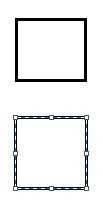
#> input picture image/1.jpg, 103 x 204 px, given in place of the camera
$ jupyter execute --allow-errors main.ipynb   (text cells are left out)
#> lines starting #> are read from the running program, lines starting #| are printed output that depends on the picture; after the words box and inside, x2 and y2 are one past the last pixel; in counts of white or black regions, pixels touching at a corner belong together
[cell 1]
import cv2
import numpy as np
import matplotlib.pyplot as plt
import pytesseract
from PIL import Image
plt.style.use('dark_background')

[cell 2]
capture = cv2.VideoCapture(0)
capture.set(cv2.CAP_PROP_FRAME_WIDTH, 640)
capture.set(cv2.CAP_PROP_FRAME_HEIGHT, 480)

while True:
    ret, frame = capture.read()
#> frame is the input picture: shape (204, 103, 3); mean B, G, R 237.8, 237.6, 237
    cv2.imshow("VideoFrame", frame)
    if cv2.waitKey(1) > 0: break
#> (key Esc is pressed here)

capture.release()
cv2.destroyAllWindows()
CAM_ID = 0
def capture(camid = CAM_ID):
    cam = cv2.VideoCapture(camid)
    if cam.isOpened() == False:
        print ('cant open the cam (%d)' % camid)
        return None

    ret, frame = cam.read()
    if frame is None:
        print ('frame is not exist')
        return None

    # png로 압축 없이 영상 저장
    cv2.imwrite('1.jpg',frame, params=[cv2.IMWRITE_PNG_COMPRESSION,0])
    cam.release()

if __name__ == '__main__':
    capture()

img_ori = cv2.imread('1.jpg') #인식할 사진을 로드한다

height, width, channel = img_ori.shape # 이미지 너비, 높이, 채널을 저장한다
#> height = 204; width = 103; channel = 3

plt.figure(figsize=(12, 10))
plt.imshow(img_ori, cmap='gray')

[cell 3]
# hsv = cv2.cvtColor(img_ori, cv2.COLOR_BGR2HSV)
# gray = hsv[:,:,2]
gray = cv2.cvtColor(img_ori, cv2.COLOR_BGR2GRAY)
#이미지 프로세싱을 하기쉽게할려고 BGR을 GRAY로 색을 변경한다.

plt.figure(figsize=(12, 10))
plt.imshow(gray, cmap='gray')

[cell 4]
img_blurred = cv2.GaussianBlur(gray, ksize=(5, 5), sigmaX=0)
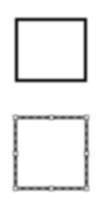
#> img_blurred: shape (204, 103); min 22, max 255, mean 237.4
# cv2.GaussianBlur()는 이미지의 노이즈를 없에준다
img_thresh = cv2.adaptiveThreshold(
    img_blurred,
    maxValue=255.0,
    adaptiveMethod=cv2.ADAPTIVE_THRESH_GAUSSIAN_C,
    thresholdType=cv2.THRESH_BINARY_INV,
    blockSize=19,
    C=9
)
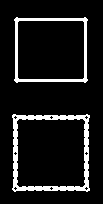
#> img_thresh: shape (204, 103); 9.9% white; 2 white regions, box (x1, y1, x2, y2) and area: (12, 114, 90, 192) 1281, (14, 17, 88, 83) 800
# cv2.adaptiveThreshold() 이지지를 구분하기 쉽게하려고 특정 값을 기준으로 아래면 0, 위면 255로 설정
# 이미지를 까만색과 흰색으로 나눠버림
plt.figure(figsize=(12, 10))
plt.imshow(img_thresh, cmap='gray')

#> (a cell that did not finish here is left out)

[cell 6]
temp_result = np.zeros((height, width, channel), dtype=np.uint8)

contours_dict = []

#> (the rest of this cell did not finish here and is left out)

[cell 7]
MIN_AREA = 80 # boundingRectdml 최소 넓이가 80이다.
MIN_WIDTH, MIN_HEIGHT = 2, 8 #boundingRect의 최소 넓이, 높이는 2,8이다.
MIN_RATIO, MAX_RATIO = 0.25, 1.0 #boundingRect 가로 대비 세로 비율은 0.25와 1.0이다

possible_contours = []

cnt = 0
for d in contours_dict:
    area = d['w'] * d['h'] # 넓이
    ratio = d['w'] / d['h'] # 가로 대비 세로 비율

    if area > MIN_AREA \
    and d['w'] > MIN_WIDTH and d['h'] > MIN_HEIGHT \
    and MIN_RATIO < ratio < MAX_RATIO:
        d['idx'] = cnt
        cnt += 1
        possible_contours.append(d) #조건을 모두 만족할시 possible_contours에 저장
        # 인덱스의 값또한 같이 저장한다.
# visualize possible contours
temp_result = np.zeros((height, width, channel), dtype=np.uint8)

for d in possible_contours: #글자처럼 보이는것만 남아있다
#     cv2.drawContours(temp_result, d['contour'], -1, (255, 255, 255))
    cv2.rectangle(temp_result, pt1=(d['x'], d['y']), pt2=(d['x']+d['w'], d['y']+d['h']), color=(255, 255, 255), thickness=2)
#> temp_result: shape (204, 103, 3); every value is 0

plt.figure(figsize=(12, 10))
plt.imshow(temp_result, cmap='gray')

[cell 8]
MAX_DIAG_MULTIPLYER = 5 # 5 / 첫번째 컨투어 사각형 대각선 중점과 두번째 사각형 중점길이가 5배로 가정
MAX_ANGLE_DIFF = 12.0 # 12.0 / 첫번째 컨투어와 두번째 컨투어랑 중심을 이으면 직각삼각형이 나오는데 각이 12정도로 가정
MAX_AREA_DIFF = 0.5 # 0.5 / 첫번째 사각형과 두번째 사각형 면적이 너무 0.5정도 이내로 차이가난다고 가정
MAX_WIDTH_DIFF = 0.8 # 0.8 / 첫번째 사각형과 두번째 사각형의 너비차이가 0.8이상 날경우 제외
MAX_HEIGHT_DIFF = 0.2 # 0.2 / 첫번째 사각형과 두번째 사각형의 높이차이가 0.2이상 날경우 제외
MIN_N_MATCHED = 3 # 3 / 위조건을 모두 만족한 그룹안에 사각형이 3개 미만일떄 그 그룹을 제외
# 위는 6개의 파라미터를 지정해준 값이다,
def find_chars(contour_list): #Recursive(재귀적) 방식으로 문자 후보를 찾기
    matched_result_idx = [] # 남는 결과물의 인덱스값들을 저장

    for d1 in contour_list: # 첫번째 컨투어
        matched_contours_idx = []
        for d2 in contour_list: # 두번쨰 컨투어
            if d1['idx'] == d2['idx']: # 첫번째랑 두번째 컨투어가 같으면 비교할 필요가없기때문에
                continue # continue를 사용한다
            # 다음 2줄은 첫번째 컨투어와 두번째 컨투어 각각 중점을 이용하는내용이다
            # 각각 중점을 직각 삼각형으로 그렸을때( 직각이 아래)
            dx = abs(d1['cx'] - d2['cx']) # 밑변에 해당
            dy = abs(d1['cy'] - d2['cy']) # 높이에 해당

            diagonal_length1 = np.sqrt(d1['w'] ** 2 + d1['h'] ** 2)
            # diagonal_length1는 d1의 대각선 길이

            distance = np.linalg.norm(np.array([d1['cx'], d1['cy']]) - np.array([d2['cx'], d2['cy']]))
            # np.linalg.norm 백터 a와 백터 b사이의 거리를 구한다
            # 이를 이용해서 d1,d2중점의 거리를 구한다

            if dx == 0: # d1과 d2가 x가 0이고 y만 차이가 날떄 오류를 막기위해 사용
                angle_diff = 90
            else:
                angle_diff = np.degrees(np.arctan(dy / dx)) # np.arctan() 아크탄젠트값을 구한다 ( 라디안 ))
                # 구하면 라디안 값이 나오는데 라이단은 np.degrees()을 이용해서 도(각도)로 변경한다
            area_diff = abs(d1['w'] * d1['h'] - d2['w'] * d2['h']) / (d1['w'] * d1['h'])
            # area_diff = 면적의 비율
            width_diff = abs(d1['w'] - d2['w']) / d1['w']
            # width_diff = 너비의 비율
            height_diff = abs(d1['h'] - d2['h']) / d1['h']
            # height_diff = 높이의 비율

            if distance < diagonal_length1 * MAX_DIAG_MULTIPLYER \
            and angle_diff < MAX_ANGLE_DIFF and area_diff < MAX_AREA_DIFF \
            and width_diff < MAX_WIDTH_DIFF and height_diff < MAX_HEIGHT_DIFF:
                # 아까 설정한 파라미터 값 비교
                matched_contours_idx.append(d2['idx']) # 모두일치하다면 인덱스만 리스트에 넣는다
        matched_contours_idx.append(d1['idx'])

        if len(matched_contours_idx) < MIN_N_MATCHED: # 그룹에 인덱스 갯수와 파라미터값 비교
            continue

        matched_result_idx.append(matched_contours_idx) #최종 후보군을 저장

        unmatched_contour_idx = [] # 후보가 아닌것들을 비교
        for d4 in contour_list:
            if d4['idx'] not in matched_contours_idx: #matched_contours_idx가 아닌것들
                unmatched_contour_idx.append(d4['idx'])# unmatched_contour_idx.append에 저장

        unmatched_contour = np.take(possible_contours, unmatched_contour_idx)
        # np.take() a에서 idx와 같은 인덱스의 값만 추출

        recursive_contour_list = find_chars(unmatched_contour)
        # 아까만든 find_char함수에 재귀함수로 돌린다 / 나온 리스트를 저장

        for idx in recursive_contour_list:
            matched_result_idx.append(idx) # 나온값으 최종 후보에 다시 넣어준다
#find_char 함수 끝
        break

    return matched_result_idx

result_idx = find_chars(possible_contours)

matched_result = []
for idx_list in result_idx:
    matched_result.append(np.take(possible_contours, idx_list))

# visualize possible contours
temp_result = np.zeros((height, width, channel), dtype=np.uint8)

for r in matched_result: #나온값을들 사각형으로 그린다
    for d in r:
#         cv2.drawContours(temp_result, d['contour'], -1, (255, 255, 255))
        cv2.rectangle(temp_result, pt1=(d['x'], d['y']), pt2=(d['x']+d['w'], d['y']+d['h']), color=(255, 255, 255), thickness=2)

plt.figure(figsize=(12, 10))
plt.imshow(temp_result, cmap='gray')

[cell 9]
PLATE_WIDTH_PADDING = 1.3 # 1.3
PLATE_HEIGHT_PADDING = 1.5 # 1.5
MIN_PLATE_RATIO = 3
MAX_PLATE_RATIO = 10

plate_imgs = []
plate_infos = []

for i, matched_chars in enumerate(matched_result): #반복문을 사용하면서
    sorted_chars = sorted(matched_chars, key=lambda x: x['cx'])
    # X방향으로 순차적으로 한번 정렬을 해준다

    plate_cx = (sorted_chars[0]['cx'] + sorted_chars[-1]['cx']) / 2
    plate_cy = (sorted_chars[0]['cy'] + sorted_chars[-1]['cy']) / 2

    plate_width = (sorted_chars[-1]['x'] + sorted_chars[-1]['w'] - sorted_chars[0]['x']) * PLATE_WIDTH_PADDING

    sum_height = 0
    for d in sorted_chars:
        sum_height += d['h']

    plate_height = int(sum_height / len(sorted_chars) * PLATE_HEIGHT_PADDING)

    #가장 끝과 끝 사각형 중점을 기준으로 작동한다
    triangle_height = sorted_chars[-1]['cy'] - sorted_chars[0]['cy']
    triangle_hypotenus = np.linalg.norm( #hypotenus 빗변의 길이
        np.array([sorted_chars[0]['cx'], sorted_chars[0]['cy']]) -
        np.array([sorted_chars[-1]['cx'], sorted_chars[-1]['cy']])
    )

    angle = np.degrees(np.arcsin(triangle_height / triangle_hypotenus))
    #아까 설명한것처럼 각도를 구하는 내용

    rotation_matrix = cv2.getRotationMatrix2D(center=(plate_cx, plate_cy), angle=angle, scale=1.0)
    # cv2.getRotationMatrix2D() 로테이션 매트릭스를 구한다
    img_rotated = cv2.warpAffine(img_thresh, M=rotation_matrix, dsize=(width, height))
    # cv2.warpAffine() 이미지를 변형한다
    # 위 2줄로 삐뚤어진 이미지를 회전시켜 똑바로 돌린다
    img_cropped = cv2.getRectSubPix( #cv2.getRectSubPix() 회전된 이미지에서 원하는 부분만 잘라낸다
        img_rotated,
        patchSize=(int(plate_width), int(plate_height)),
        center=(int(plate_cx), int(plate_cy))
    ) #글자영역만 잘라낸다

    if img_cropped.shape[1] / img_cropped.shape[0] < MIN_PLATE_RATIO or img_cropped.shape[1] / img_cropped.shape[0] < MIN_PLATE_RATIO > MAX_PLATE_RATIO:
        continue

    plate_imgs.append(img_cropped)
    plate_infos.append({
        'x': int(plate_cx - plate_width / 2),
        'y': int(plate_cy - plate_height / 2),
        'w': int(plate_width),
        'h': int(plate_height)
    })
    print(plate_width ,plate_height ,plate_cx ,plate_cy)
    plt.subplot(len(matched_result), 1, i+1)
    plt.imshow(img_cropped, cmap='gray')
#> after the loop, plate_imgs = []; plate_infos = []

[cell 10]
longest_idx, longest_text = -1, 0
plate_chars = []

for i, plate_img in enumerate(plate_imgs):
    plate_img = cv2.resize(plate_img, dsize=(0, 0), fx=1.6, fy=1.6)
    _, plate_img = cv2.threshold(plate_img, thresh=0.0, maxval=255.0, type=cv2.THRESH_BINARY | cv2.THRESH_OTSU)
    # cv2.threshold() 쓰레시홀딩
    # find contours again (same as above)
    contours, _ = cv2.findContours(plate_img, mode=cv2.RETR_LIST, method=cv2.CHAIN_APPROX_SIMPLE)

    plate_min_x, plate_min_y = plate_img.shape[1], plate_img.shape[0]
    plate_max_x, plate_max_y = 0, 0

    for contour in contours:
        x, y, w, h = cv2.boundingRect(contour)

        area = w * h
        ratio = w / h

        if area > MIN_AREA \
        and w > MIN_WIDTH and h > MIN_HEIGHT \
        and MIN_RATIO < ratio < MAX_RATIO:
            if x < plate_min_x:
                plate_min_x = x
            if y < plate_min_y:
                plate_min_y = y
            if x + w > plate_max_x:
                plate_max_x = x + w
            if y + h > plate_max_y:
                plate_max_y = y + h

    img_result = plate_img[plate_min_y:plate_max_y, plate_min_x:plate_max_x]
    # 글자영역의 최종 좌표
    img_result = cv2.GaussianBlur(img_result, ksize=(3, 3), sigmaX=0)
    # cv2.GaussianBlur() 노이즈 제거
    _, img_result = cv2.threshold(img_result, thresh=0.0, maxval=255.0, type=cv2.THRESH_BINARY | cv2.THRESH_OTSU)
    # cv2.threshold() 쓰레시홀딩
    img_result = cv2.copyMakeBorder(img_result, top=10, bottom=10, left=10, right=10, borderType=cv2.BORDER_CONSTANT, value=(0,0,0))
    # cv2.copyMakeBorder() 이미지안에 약간의 여백을 추가한다
    # 여백 색은 value=(0,0,0)로 변경가능

    chars = pytesseract.image_to_string(img_result, lang='eng')
    # pytesseract.image_to_string() 이미지에서 글자를 읽는다
    # config='psm 7' 이미지안에 글자가 한줄로 놓여있다는 조건을 줌
    # config='oem 0' 여러가지 엔진중 가장 옛날 엔진을 사용 / 문맥이해를 제거
    # 오류로 제가
    result_chars = ''
    has_digit = False
    #특수문자 제거
    for c in chars:
        if ord('가') <= ord(c) <= ord('힣') or c.isdigit():
            if c.isdigit():
                has_digit = True
            result_chars += c

    print(result_chars)
    plate_chars.append(result_chars)

    if has_digit and len(result_chars) > longest_text:
        longest_idx = i

    plt.subplot(len(plate_imgs), 1, i+1)
    plt.imshow(img_result, cmap='gray')
    cv2.imwrite('result.jpg', img_result)
    print("result_chars:",result_chars)
    print("has_digit:",has_digit)
    print("len(result_chars):",len(result_chars))
    print("longest_text:",longest_text)
    print("i : ",i)
#> this loop made 0 passes
#> after the loop, plate_chars = []

$ run again, on image/3.jpg
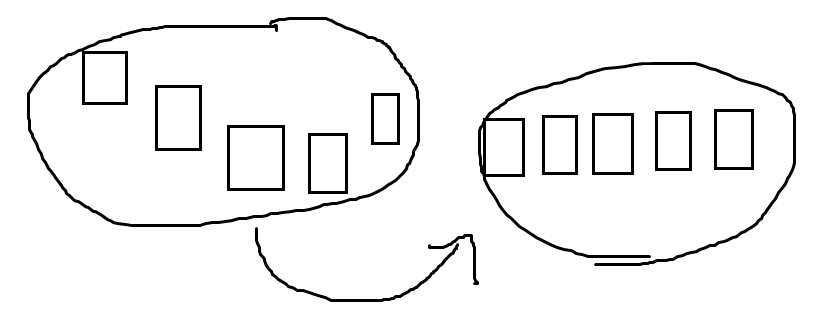
#> input picture image/3.jpg, 814 x 316 px, given in place of the camera
#> frame is the input picture: shape (316, 814, 3); min 0, max 255, mean 242.5
#> `img_blurred = cv2.GaussianBlur(gray, ksize=(5, 5), sigmaX=0)`:
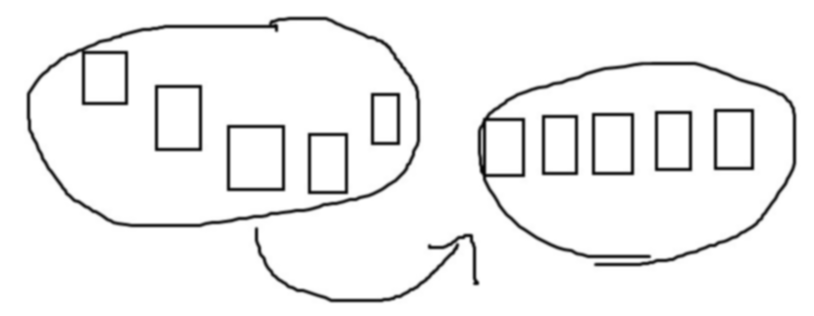
#> img_blurred: shape (316, 814); min 3, max 255, mean 242.5
#> `img_thresh = cv2.adaptiveThreshold( img_blurred, maxValue=255.0, adapt..`:
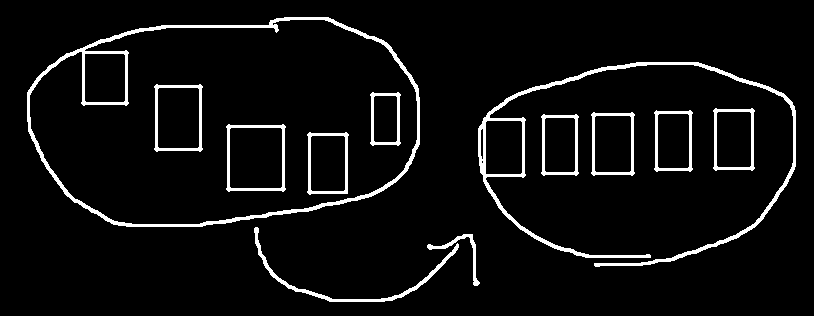
#> img_thresh: shape (316, 814); 5.5% white; 12 white regions, largest, box (x1, y1, x2, y2) and area: (27, 17, 420, 227) 4219, (478, 62, 796, 267) 3819, (254, 227, 459, 302) 975
#> after the loop `for i, matched_chars in enumerate(matched_result):`: plate_imgs = []

$ run again, on image/4.jpg
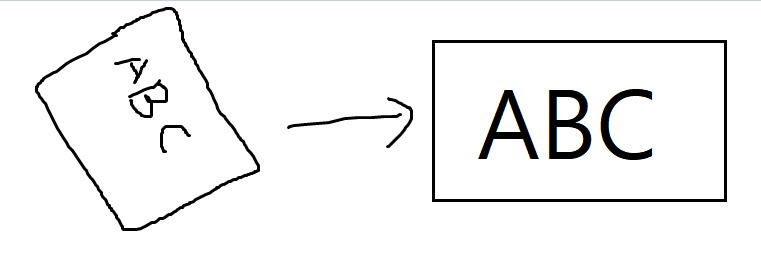
#> input picture image/4.jpg, 761 x 261 px, given in place of the camera
#> frame is the input picture: shape (261, 761, 3); mean B, G, R 242.1, 242.2, 242.1
#> `img_blurred = cv2.GaussianBlur(gray, ksize=(5, 5), sigmaX=0)`:
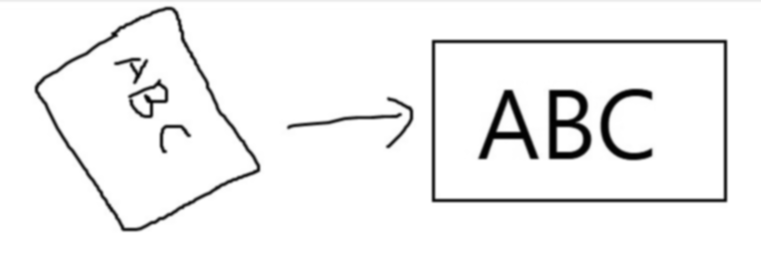
#> img_blurred: shape (261, 761); min 0, max 255, mean 242.2
#> `img_thresh = cv2.adaptiveThreshold( img_blurred, maxValue=255.0, adapt..`:
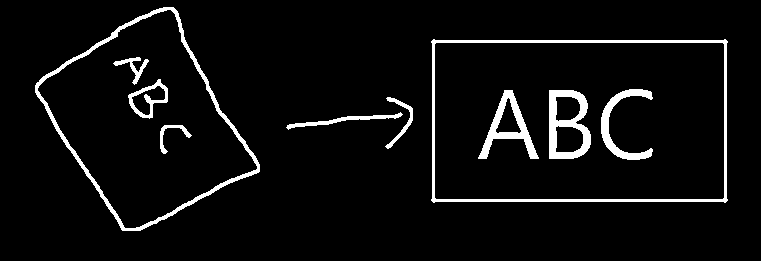
#> img_thresh: shape (261, 761); 5.4% white; 10 white regions, largest, box (x1, y1, x2, y2) and area: (431, 39, 728, 203) 2726, (35, 7, 260, 231) 2615, (549, 90, 591, 159) 1455
#> after the loop `for i, matched_chars in enumerate(matched_result):`: plate_imgs = []
